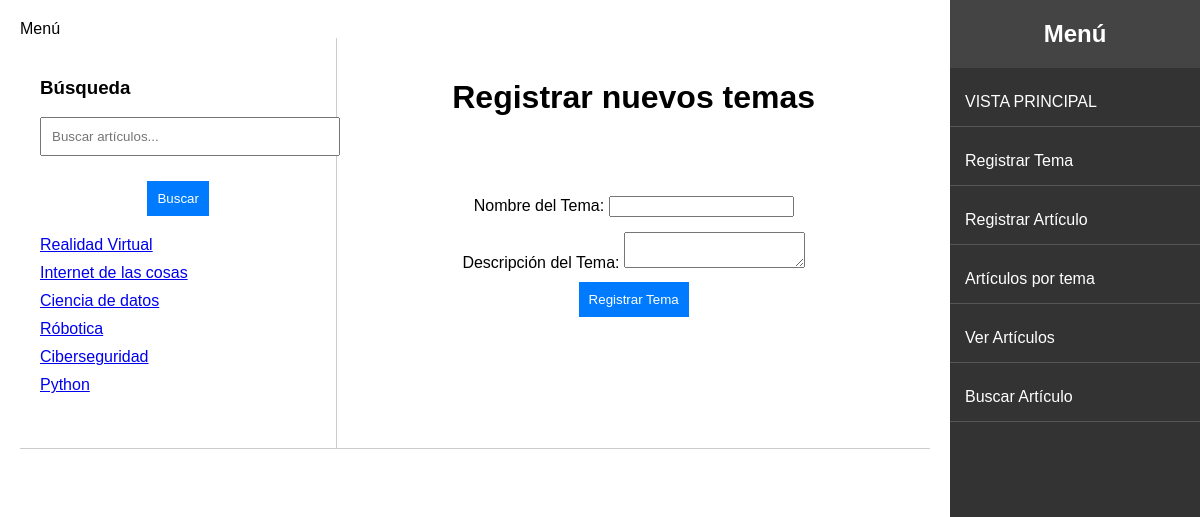
Page /nuevoTema on the committed database.
### wikiApp/models.py (models this page shows, shortened)
class tema(models.Model):
    nombreTema = models.CharField(max_length=128, null=True, blank=True)
    descripcionTema = models.CharField(max_length=512, null=True, blank=True)

### wikiApp/views.py (the view)
# urls.py: path('nuevoTema',views.nuevoTema,name='nuevoTema'),
def nuevoTema(request):
    if request.method == "POST":
        nombreTema = request.POST.get('nombreTema')
        descripcionTema = request.POST.get('descripcionTema')
        nuevo_tema = tema(nombreTema=nombreTema, descripcionTema=descripcionTema)
        nuevo_tema.save()
        return redirect('wikiApp:nuevoTema')  # Puedes redirigir a donde quieras
    temasTotales = tema.objects.all()
    return render(request, 'nuevoTema.html', {'temasTotales': temasTotales})

### wikiApp/templates/nuevoTema.html (shortened to what this page needs)
{% extends "layout.html" %}
{% block h2 %}
    Menú
{% endblock %}
{% block contenido %}
<div class="container">
    <div class="top">
        <div class="left">
            <h3>Búsqueda</h3>
            <div class="search-bar">
                <form method="GET" action="{% url 'wikiApp:vistaBusqueda' %}">
                    <input type="text" name="query" placeholder="Buscar artículos..." style="width: 100%; padding: 10px;" required>
                    <button type="submit">Buscar</button>
                </form>
            </div>
            <ul id="tema-list">
                {% for temaInfo in temasTotales %}
                    <li>
                        <a href="{% url 'wikiApp:articuloxTema' tema_id=temaInfo.id %}" class="tema-link">
                            {{ temaInfo.nombreTema }}
                        </a>
                    </li>
                {% empty %}
                    <p>No hay temas registrados.</p>
                {% endfor %}
            </ul>
        </div>
        <div class="right">
            <h1>Registrar nuevos temas</h1>
            <form method="POST" action="{% url 'wikiApp:nuevoTema' %}">
                <div>
                    <label for="nombreTema">Nombre del Tema:</label>
                    <input type="text" id="nombreTema" name="nombreTema" required>
                </div>
                <div>
                    <label for="descripcionTema">Descripción del Tema:</label>
                    <textarea id="descripcionTema" name="descripcionTema" required></textarea>
                </div>
                <button type="submit">Registrar Tema</button>
            </form>
        </div>
    </div>
    <div class="bottom">
    </div>
</div>
{% endblock %}

### wikiApp/templates/layout.html (style rules this page uses)
body { font-family: Arial, sans-serif; margin: 0; padding: 0; display: flex; flex-direction: row-reverse; }

### wikiApp/templates/nuevoTema.html (style rules this page uses)
.container { display: flex; flex-direction: column; height: 100%; }
.top { display: flex; flex: 1; }
.left { flex: 1; border-right: 1px solid #ccc; padding: 20px; }
.right { flex: 2; padding: 20px; text-align: center; }
.bottom { border-top: 1px solid #ccc; padding: 20px; }
.search-bar { margin-bottom: 20px; }
ul { list-style: none; padding: 0; }
li { margin: 10px 0; }
button { display: block; margin: 10px auto; padding: 10px; background-color: #007BFF; color: white; border: none; cursor: pointer; }
h1 { margin-bottom: 80px; }
input { margin-bottom: 15px; }

### rows in the picture
tema: nombreTema "Realidad Virtual"
tema: nombreTema "Internet de las cosas"
tema: nombreTema "Ciencia de datos"
tema: nombreTema "Róbotica"
tema: nombreTema "Ciberseguridad"
tema: nombreTema "Python"
